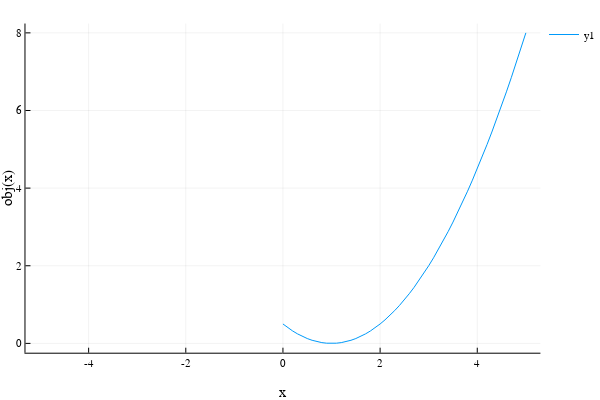

Write notebook code for a chart like this one.
### Markdown cell above
# Prox of nonnegative regularizer

### Code cell
# prox of nonneg evaluated at z minimizes obj(x) = I(x>=0) + 1/2(x-z)^2

z = 1 # try out different values!
x = -5:.1:5
objx = [xi<0 ? Inf : 0 + 1/2*(xi-z)^2 for xi in x]
plot(x, objx)
xlabel!("x")
ylabel!("obj(x)")

### Figure 1 — Plotly figure (JSON) as saved in the notebook; plotly's stock layout.template omitted (floating-point values rounded to 4 significant figures)
{"data": [{"colorbar": {"title": ""}, "hoverinfo": "text", "legendgroup": "y1", "line": {"color": "rgba(0, 154, 250, 1.000)", "dash": "solid", "shape": "linear", "width": 1}, "mode": "lines", "name": "y1", "showlegend": true, "text": [null, null, null, null, null, null, null, null, null, null, null, null, null, null, null, null, null, null, null, null, null, null, null, null, null, null, null, null, null, null, null, null, null, null, null, null, null, null, null, null, null, null, null, null, null, null, null, null, null, null, null, null, null, null, null, null, null, null, null, null, null, null, null, null, null, null, null, null, null, null, null, null, null, null, null, null, null, null, null, null, null, null, null, null, null, null, null, null, null, null, null, null, null, null, null, null, null, null, null, null, null], "type": "scatter", "x": [-5, -4.9, -4.8, -4.7, -4.6, -4.5, -4.4, -4.3, -4.2, -4.1, -4, -3.9, -3.8, -3.7, -3.6, -3.5, -3.4, -3.3, -3.2, -3.1, -3, -2.9, -2.8, -2.7, -2.6, -2.5, -2.4, -2.3, -2.2, -2.1, -2, -1.9, -1.8, -1.7, -1.6, -1.5, -1.4, -1.3, -1.2, -1.1, -1, -0.9, -0.8, -0.7, -0.6, -0.5, -0.4, -0.3, -0.2, -0.1, 0, 0.1, 0.2, 0.3, 0.4, 0.5, 0.6, 0.7, 0.8, 0.9, 1, 1.1, 1.2, 1.3, 1.4, 1.5, 1.6, 1.7, 1.8, 1.9, 2, 2.1, 2.2, 2.3, 2.4, 2.5, 2.6, 2.7, 2.8, 2.9, 3, 3.1, 3.2, 3.3, 3.4, 3.5, 3.6, 3.7, 3.8, 3.9, 4, 4.1, 4.2, 4.3, 4.4, 4.5, 4.6, 4.7, 4.8, 4.9, 5], "xaxis": "x1", "y": [null, null, null, null, null, null, null, null, null, null, null, null, null, null, null, null, null, null, null, null, null, null, null, null, null, null, null, null, null, null, null, null, null, null, null, null, null, null, null, null, null, null, null, null, null, null, null, null, null, null, 0.5, 0.405, 0.32, 0.245, 0.18, 0.125, 0.08, 0.045, 0.02, 0.005, 0, 0.005, 0.02, 0.045, 0.08, 0.125, 0.18, 0.245, 0.32, 0.405, 0.5, 0.605, 0.72, 0.845, 0.98, 1.125, 1.28, 1.445, 1.62, 1.805, 2, 2.205, 2.42, 2.645, 2.88, 3.125, 3.38, 3.645, 3.92, 4.205, 4.5, 4.805, 5.12, 5.445, 5.78, 6.125, 6.48, 6.845, 7.22, 7.605, 8], "yaxis": "y1", "zmax": 0.1, "zmin": -0.1}], "layout": {"annotations": [], "height": 400, "legend": {"bgcolor": "rgba(255, 255, 255, 1.000)", "bordercolor": "rgba(0, 0, 0, 1.000)", "font": {"color": "rgba(0, 0, 0, 1.000)", "family": "sans-serif", "size": 11}, "tracegroupgap": 0, "x": 1, "y": 1}, "margin": {"b": 20, "l": 0, "r": 0, "t": 20}, "paper_bgcolor": "rgba(255, 255, 255, 1.000)", "plot_bgcolor": "rgba(255, 255, 255, 1.000)", "showlegend": true, "width": 600, "xaxis": {"anchor": "y1", "domain": [0.04684, 0.9934], "gridcolor": "rgba(0, 0, 0, 0.100)", "gridwidth": 0.5, "linecolor": "rgba(0, 0, 0, 1.000)", "mirror": false, "range": [-5.3, 5.3], "showgrid": true, "showline": true, "showticklabels": true, "tickangle": 0, "tickcolor": "rgb(0, 0, 0)", "tickfont": {"color": "rgba(0, 0, 0, 1.000)", "family": "sans-serif", "size": 11}, "tickmode": "array", "ticks": "inside", "ticktext": ["-4", "-2", "0", "2", "4"], "tickvals": [-4, -2, 0, 2, 4], "title": "x", "titlefont": {"color": "rgba(0, 0, 0, 1.000)", "family": "sans-serif", "size": 15}, "type": "-", "visible": true, "zeroline": false, "zerolinecolor": "rgba(0, 0, 0, 1.000)"}, "yaxis": {"anchor": "x1", "domain": [0.07581, 0.9902], "gridcolor": "rgba(0, 0, 0, 0.100)", "gridwidth": 0.5, "linecolor": "rgba(0, 0, 0, 1.000)", "mirror": false, "range": [-0.24, 8.24], "showgrid": true, "showline": true, "showticklabels": true, "tickangle": 0, "tickcolor": "rgb(0, 0, 0)", "tickfont": {"color": "rgba(0, 0, 0, 1.000)", "family": "sans-serif", "size": 11}, "tickmode": "array", "ticks": "inside", "ticktext": ["0", "2", "4", "6", "8"], "tickvals": [0, 2, 4, 6, 8], "title": "obj(x)", "titlefont": {"color": "rgba(0, 0, 0, 1.000)", "family": "sans-serif", "size": 15}, "type": "-", "visible": true, "zeroline": false, "zerolinecolor": "rgba(0, 0, 0, 1.000)"}}}
